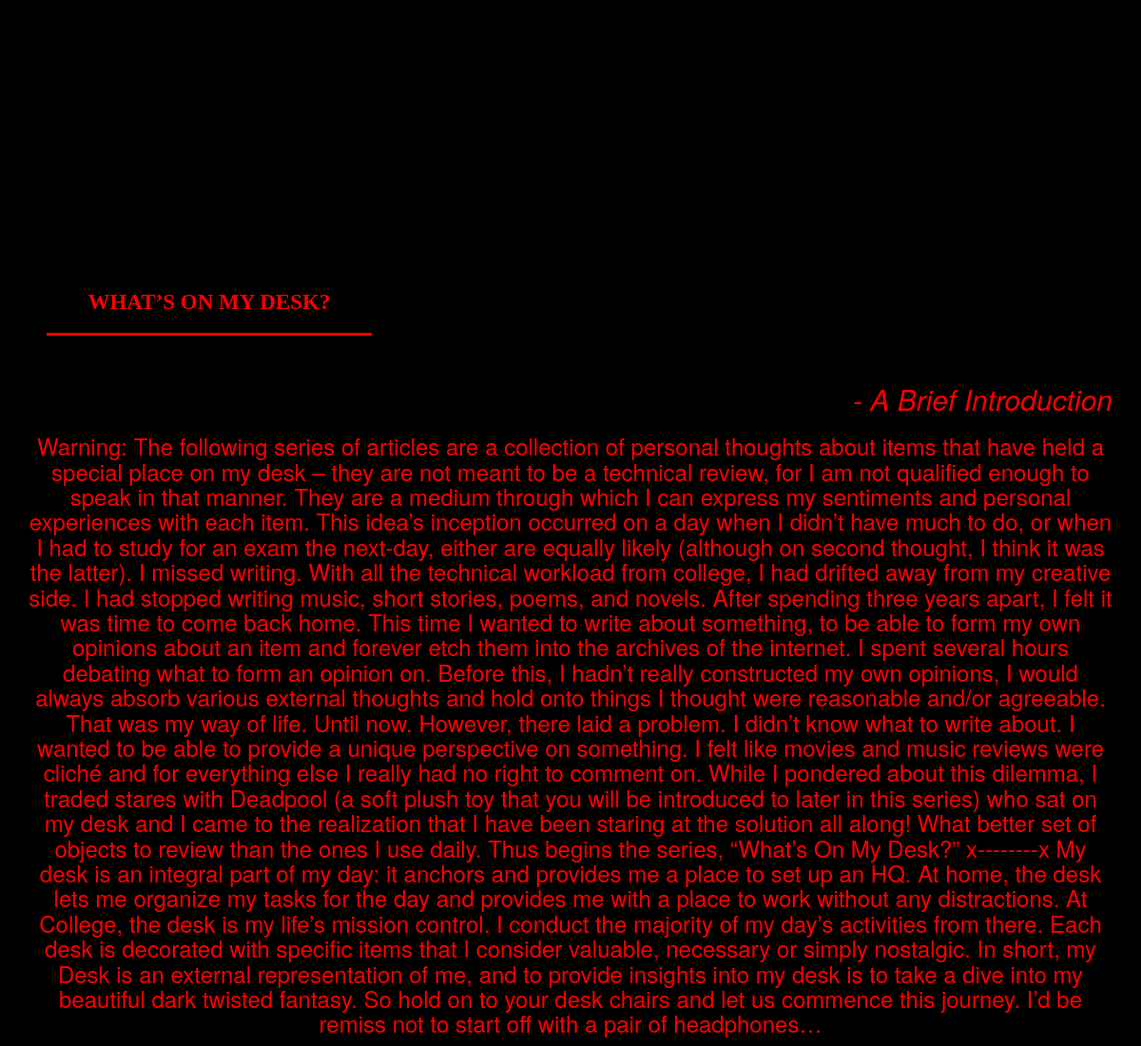
Screenshot of /blog/ with the database file from the repository.
### blog_app/models.py (models this page shows)
class BlogPost(models.Model):
    title = models.CharField(max_length= 25, blank=True, null=True, default = 0)
    subtitle = models.CharField(max_length= 25, blank=True, null=True, default = 0)
    body = models.CharField(max_length= 10000, blank=True, null=True, default = 0)
    image =  models.ForeignKey(Image,on_delete=models.CASCADE)

### blog_app/views.py (the view)
# urls.py: path('', views.homepage),
def homepage(request):
    blog_list = BlogPost.objects.all()
    context = {
        "blog_list": blog_list
    }
    return render(request, 'blog_app/homepage.html', context)

### blog_app/templates/blog_app/homepage.html
{% load staticfiles %}
<head>
  <link rel="stylesheet" href="//maxcdn.bootstrapcdn.com/bootstrap/3.2.0/css/bootstrap.min.css">
  <link rel="stylesheet" href="//maxcdn.bootstrapcdn.com/bootstrap/3.2.0/css/bootstrap-theme.min.css">
  <link rel="stylesheet" type = "text/css" href = "{% static 'spotify_app/albums.css' %}"/>
</head>
<body style = "background-color: #000000">
  {% for blog in blog_list %}
  <div class = "container">
    <div class = "row">
      <div class = "col-lg-12">
        <div style = "text-align:center; padding-top: 25%">
          <h1 style="text-align:center; color:#FF0000;"> {{ blog.title }}</h1> <br>
          <h2 align = "right" style = "color:red"> <i> - {{ blog.subtitle }} </i> </h2>
          <h3 style = "color:red"> {{ blog.body }} </h3>
        </div>
      </div>
    </div>
  </div>
  {% endfor %}
</body>

### spotify_app/templates/spotify_app/albums.css (style rules this page uses)
h1 { font-family: Raleway; margin-left: 1.66%; font-size: 23px; font-weight: 800; text-transform: uppercase; border-bottom: 3px solid red; width: 30%; padding-bottom: 20px; }

### rows the page displays
BlogPost: title "WHAT’S ON MY DESK?", subtitle "A Brief Introduction", body "Warning: The following series of articles are a collection of personal thoughts about items that have held a special place on my desk – they are not meant to be a technical review, for I am not qualified enough to speak in that manner. They are a medium through which I can express my sentiments and personal experiences with each item. This idea’s inception occurred on a day when I didn’t have much to do, or when I had to study for an exam the next-day, either are equally likely (although on second thought, I think it was the latter). I missed writing. With all the technical workload from college, I had drifted away from my creative side. I had stopped writing music, short stories, poems,…"
